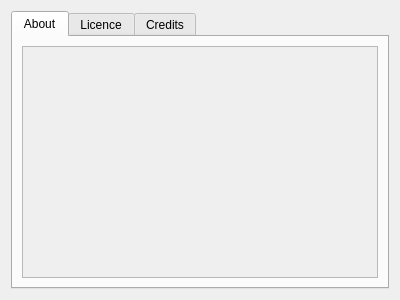
<?xml version="1.0" encoding="UTF-8"?>
<ui version="4.0">
 <class>AboutForm</class>
 <widget class="QDialog" name="AboutForm">
  <property name="geometry">
   <rect>
    <x>0</x>
    <y>0</y>
    <width>400</width>
    <height>300</height>
   </rect>
  </property>
  <property name="windowTitle">
   <string>About</string>
  </property>
  <property name="windowIcon">
   <iconset>
    <normaloff>../Icons/help.png</normaloff>../Icons/help.png</iconset>
  </property>
  <layout class="QGridLayout" name="gridLayout">
   <item row="0" column="0">
    <widget class="QTabWidget" name="tabWidget">
     <property name="currentIndex">
      <number>0</number>
     </property>
     <widget class="QWidget" name="tabAbout">
      <attribute name="title">
       <string>About</string>
      </attribute>
      <layout class="QGridLayout" name="gridLayout_2">
       <item row="0" column="1">
        <widget class="QScrollArea" name="scrollArea">
         <property name="horizontalScrollBarPolicy">
          <enum>Qt::ScrollBarAlwaysOff</enum>
         </property>
         <property name="widgetResizable">
          <bool>true</bool>
         </property>
         <widget class="QWidget" name="scrollAreaWidgetContents">
          <property name="geometry">
           <rect>
            <x>0</x>
            <y>0</y>
            <width>364</width>
            <height>235</height>
           </rect>
          </property>
          <property name="maximumSize">
           <size>
            <width>16777215</width>
            <height>16777215</height>
           </size>
          </property>
          <layout class="QGridLayout" name="gridLayout_5">
           <item row="0" column="0">
            <widget class="QLabel" name="qlAbout">
             <property name="maximumSize">
              <size>
               <width>16777215</width>
               <height>16777215</height>
              </size>
             </property>
             <property name="text">
              <string/>
             </property>
             <property name="textFormat">
              <enum>Qt::PlainText</enum>
             </property>
             <property name="scaledContents">
              <bool>true</bool>
             </property>
             <property name="wordWrap">
              <bool>true</bool>
             </property>
            </widget>
           </item>
          </layout>
         </widget>
        </widget>
       </item>
      </layout>
     </widget>
     <widget class="QWidget" name="tabLicence">
      <attribute name="title">
       <string>Licence</string>
      </attribute>
      <layout class="QGridLayout" name="gridLayout_3">
       <item row="0" column="0">
        <widget class="QScrollArea" name="scrollArea_2">
         <property name="horizontalScrollBarPolicy">
          <enum>Qt::ScrollBarAlwaysOff</enum>
         </property>
         <property name="widgetResizable">
          <bool>true</bool>
         </property>
         <widget class="QWidget" name="scrollAreaWidgetContents_2">
          <property name="geometry">
           <rect>
            <x>0</x>
            <y>0</y>
            <width>96</width>
            <height>30</height>
           </rect>
          </property>
          <property name="maximumSize">
           <size>
            <width>16777215</width>
            <height>16777215</height>
           </size>
          </property>
          <layout class="QGridLayout" name="gridLayout_6">
           <item row="0" column="0">
            <widget class="QLabel" name="qlLicence">
             <property name="maximumSize">
              <size>
               <width>16777215</width>
               <height>16777215</height>
              </size>
             </property>
             <property name="text">
              <string/>
             </property>
             <property name="textFormat">
              <enum>Qt::PlainText</enum>
             </property>
             <property name="scaledContents">
              <bool>true</bool>
             </property>
             <property name="wordWrap">
              <bool>true</bool>
             </property>
            </widget>
           </item>
          </layout>
         </widget>
        </widget>
       </item>
      </layout>
     </widget>
     <widget class="QWidget" name="tabCredits">
      <attribute name="title">
       <string>Credits</string>
      </attribute>
      <layout class="QGridLayout" name="gridLayout_4">
       <item row="0" column="0">
        <widget class="QScrollArea" name="scrollArea_3">
         <property name="widgetResizable">
          <bool>true</bool>
         </property>
         <widget class="QWidget" name="scrollAreaWidgetContents_3">
          <property name="geometry">
           <rect>
            <x>0</x>
            <y>0</y>
            <width>96</width>
            <height>30</height>
           </rect>
          </property>
          <property name="maximumSize">
           <size>
            <width>16777215</width>
            <height>16777215</height>
           </size>
          </property>
          <layout class="QGridLayout" name="gridLayout_7">
           <item row="0" column="0">
            <widget class="QLabel" name="qlCredits">
             <property name="maximumSize">
              <size>
               <width>16777215</width>
               <height>16777215</height>
              </size>
             </property>
             <property name="text">
              <string/>
             </property>
             <property name="textFormat">
              <enum>Qt::PlainText</enum>
             </property>
             <property name="scaledContents">
              <bool>true</bool>
             </property>
             <property name="wordWrap">
              <bool>true</bool>
             </property>
            </widget>
           </item>
          </layout>
         </widget>
        </widget>
       </item>
      </layout>
     </widget>
    </widget>
   </item>
  </layout>
 </widget>
 <resources/>
 <connections/>
</ui>
